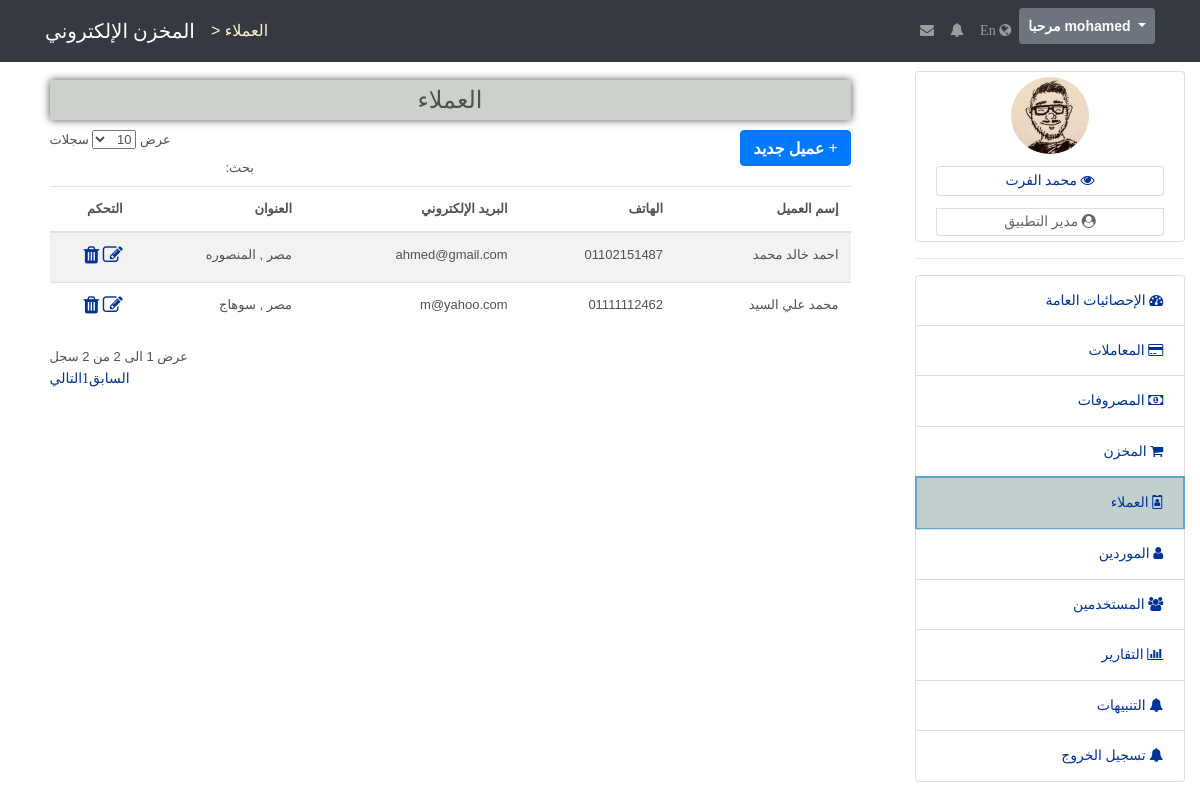
Screenshot of /clients (signed in) with the database file from the repository.
### tables this page shows
CREATE TABLE `app_clients` (
  `ClientId` int(10) UNSIGNED NOT NULL,
  `ClientName` varchar(30) NOT NULL,
  `ClientPhone` varchar(15) NOT NULL,
  `ClientEmail` varchar(30) NOT NULL,
  `ClientAddress` varchar(50) NOT NULL
);

### app/controllers/abstractcontroller.php (called while the page is built, shortened)
<?php
class AbstractController
{
    protected $_controller;
    protected $_action;
    protected $_template;
    protected $_registry;
    protected $_data = [];
    public function setController($controllerName){
        $this->_controller = $controllerName;
    }
    public function setAction($actionName){
        $this->_action = $actionName;
    }
    public function setTemplate($template){
        $this->_template = $template;
    }
    public function setRegistry($registry){
        $this->_registry = $registry;
    }
    protected function _view(){
        $view = VIEWS_PATH . $this->_controller . DS . $this->_action . '.view.php';
        $this->_data = array_merge($this->_data,$this->language->getDictionary());
        $this->_template->setRegistry($this->_registry);
        $this->_template->setActionViewFile($view);
        $this->_template->setAppData($this->_data);
        $this->_template->renderApp();
    }
}

### app/controllers/clientscontroller.php (called while the page is built, shortened)
<?php
class ClientsController extends AbstractController
{
    public function defaultAction()
    {
        $this->_data['clients'] = ClientsModel::getAll();
        $this->_view();
    }
}

### app/lib/frontcontroller.php (called while the page is built, shortened)
<?php
class FrontController
{
    private $_controller = 'index';
    private $_action     = 'default';
    private $_params     = array();
    private $_registry;
    private $_template;
    public function __construct(Template $template , Registry $registry , Authentication $auth)
    {
        $this->_template       = $template;
        $this->_registry       = $registry;
    }
    private function _parseUrl(){
        $url = explode('/',trim(parse_url($_SERVER['REQUEST_URI'],PHP_URL_PATH),'/'),3);
        if (isset($url[0]) && $url[0] != ''){
            $this->_controller = $url[0];
        }
    }
    public function dispatch(){
        $actionName = $this->_action .'Action';
        $controller = new $controllerClassName();
        $controller->setController($this->_controller);
        $controller->setAction($this->_action);
        $controller->setparams($this->_params);
        $controller->setTemplate($this->_template);
        $controller->setRegistry($this->_registry);
        $controller->$actionName();
    }
}

### public/index.php (called while the page is built, shortened)
<?php
require APP_PATH . DS . 'lib' . DS . 'autoload.php';
$session = new SessionManager();
$session->start();
$template_parts = require '..' . DS . 'app' . DS . 'config' . DS . 'templateconfig.php';
$template       = new Template($template_parts);
$language       = new Language();
$messenger      = Messenger::getInstance($session);
$authentication = Authentication::getInstance($session);
$registry = Registry::getInstance();
$registry->session   = $session;
$registry->language  = $language;
$registry->messenger = $messenger;
$frontController = new FrontController($template,$registry,$authentication);
$frontController->dispatch();

### app/lib/autoload.php (called while the page is built, shortened)
<?php
class Autoload
{
    public static function autoload($className){
        $className = str_replace('PHPMVC' , '' , $className);
        $className = str_replace('\\' , '/' , $className);
        $className = $className . '.php';
        $className = strtolower($className);
    }
}

### app/lib/database/databasehandler.php (called while the page is built, shortened)
<?php
abstract class DatabaseHandler
{
    public static function factory()
    {
        $driver = DATABASE_CONN_DRIVER;
        if ($driver == self::DATABASE_DRIVER_PDO) {
            return PDODatabaseHandler::getInstance();
        } elseif ($driver == self::DATABASE_DRIVER_MYSQLI) {
            return MySQLiDatabaseHandler::getInstance();
        }
    }
}

### app/lib/database/pdodatabasehandler.php (called while the page is built, shortened)
<?php
class PDODatabaseHandler extends DatabaseHandler
{
    private static $_instance;
    private static $_handler;
    public function __call($name,$arguments){
        return call_user_func_array(array(&self::$_handler, $name),$arguments);
    }
    protected static function init()
    {
        try{
            self::$_handler = new \PDO('mysql://hostname=' . DATABASE_HOST_NAME . ';dbname=' . DATABASE_DB_NAME,
                                        DATABASE_USERNAME,DATABASE_PASSWORD,
                array(\PDO::ATTR_ERRMODE => \PDO::ERRMODE_WARNING, \PDO::MYSQL_ATTR_INIT_COMMAND => 'SET NAMES UTF8'));
        }catch(\PDOException $e){
            echo 'Sorry your may not have access to the database server.';
        }
    }
    public static function getInstance()
    {
        if(self::$_instance === null){
            self::$_instance  = new self();
        }
        return self::$_instance;
    }
}

### app/models/abstractmodel.php (called while the page is built, shortened)
<?php
class AbstractModel
{
    public static function getAll()
    {
        $sql = 'SELECT * FROM ' . static::$tableName;
        $stmt = DatabaseHandler::factory()->prepare($sql);
        $stmt->execute();
        if(method_exists(get_called_class(), '__construct')) {
            $results = $stmt->fetchAll(\PDO::FETCH_CLASS | \PDO::FETCH_PROPS_LATE, get_called_class(), array_keys(static::$tableSchema));
        } else {
            $results = $stmt->fetchAll(\PDO::FETCH_CLASS, get_called_class());
        }
        return  (is_array($results) && !empty($results)) ? $results : false;
    }
}

### app/views/clients/default.view.php (the view)
<div class="main_div">
    <div class="show_info" style="width: 90%;">
        <table class="table table-striped custab data">
            <thead>
                <legend style="background: #cad2ca;padding: 10px;text-align: center; margin-bottom: 10px;box-shadow: 0 0 8px #574E4E;"> <?= $title ?> </legend>
                <a href="/clients/add" class="btn btn-primary btn-xs pull-right"><b>&plus;</b> <?= $text_add_client ?> </a>
                <tr>
                    <th> <?= $text_client_name ?> </th>
                    <th> <?= $text_client_phone ?> </th>
                    <th> <?= $text_client_email ?> </th>
                    <th> <?= $text_client_address ?> </th>
                    <th> <?= $text_options ?> </th>
                </tr>
            </thead>
            <tbody>
            <?php
            if ($clients !== false){
                foreach($clients as $client){
            ?>
                <tr>
                    <td><?= $client->ClientName?></td>
                    <td><?= $client->ClientPhone?></td>
                    <td><?= $client->ClientEmail?></td>
                    <td><?= $client->ClientAddress?></td>
                    <td>
                        <a href="/clients/edit/<?= $client->ClientId ?>"><i class="fa fa-edit" style="font-size:20px"></i></a>
                        <a href="/clients/delete/<?= $client->ClientId ?>" onclick="if(!confirm('<?= $text_delete_confirm ?>')) return false"><i class="fa fa-trash" style="font-size:20px"></i></a>
                    </td>
                </tr>
            <?php
                }
            }else{
            ?>
                <td colsapan="6"><p> <?= $text_no_data ?> </p></td>
            <?php
            }
            ?>
            </tbody>
        </table>
    </div>
</div>

### app/lib/template/template.php (shortened to what this page needs)
<?php
class Template
{
    private $_templateParts;
    private $_action_view;
    public function __construct(array $parts)
    {
        $this->_templateParts = $parts;
    }
    public function setActionViewFile($actionViewPath)
    {
        $this->_action_view = $actionViewPath;
    }
    private function renderTemplateHeaderStart()
    {
        require TEMPLATE_PATH . 'templateheaderstart.php';
    }
    private function renderTemplateHeaderEnd()
    {
        require TEMPLATE_PATH . 'templateheaderend.php';
    }
    private function renderTemplateFooter()
    {
        require TEMPLATE_PATH . 'templatefooter.php';
    }
    private function renderTemplateBlocks()
    {
        if(!array_key_exists('template',$this->_templateParts)){
            echo '
                    <div style="background: #ce5656;padding: 5px;text-align: center">
                        <h1> Sorry You Have To Define The Template Blocks :( </h1>
                    </div>
                ';
        }else{
            $parts = $this->_templateParts['template'];
            if(!empty($parts)){
                foreach($parts as $partKey => $file){
                    if($partKey === ':view'){
                        require $this->_action_view;
                    }else{
                        require $file;
                    }
                }
            }
        }
    }
    private function renderHeaderResources()
    {
        $output = '';
        if(!array_key_exists('header_resources',$this->_templateParts)){
            echo '
                    <div style="background: #ce5656;padding: 5px;text-align: center">
                        <h1> Sorry You Have To Define The Header Resources :( </h1>
                    </div>
                ';
        }else{
            $resources = $this->_templateParts['header_resources'];
            $css = $resources['css'];
            if(!empty($css)){
                foreach($css as $cssKey => $path){
                    $output .= '<link type="text/css" rel="stylesheet" href="' . $path . '">';
                }
            }
            $js = $resources['js'];
            if(!empty($js)){
                foreach($js as $jsKey => $path){
                    $output .= '<script  src="' . $path . '"></script>';
                }
            }
        }
        echo $output;
    }
    public function renderApp()
    {
        $this->renderHeaderResources();
        $this->renderTemplateBlocks();
    }
}

### public/css/mainar.css (style rules this page uses)
* { margin: 0px; padding: 0px; box-sizing: border-box; }
body, html { height: 100%; font-family: OpenSans-Regular, sans-serif; }
a { font-family: OpenSans-Regular; font-size: 14px; line-height: 1.7; color: #666666; margin: 0px; transition: all 0.4s; -webkit-transition: all 0.4s; -o-transition: all 0.4s; -moz-transition: all 0.4s; }
body { background-color: #fff; margin: 40px; font: 13px/20px normal Helvetica, Arial, sans-serif; color: #4F5155; }
table { direction: rtl; text-align: right; }
.show_info { direction: rtl; }
.btn { margin-bottom: 10px; }
.btn { font-weight: 700; height: 36px; -moz-user-select: none; -webkit-user-select: none; user-select: none; cursor: default; }

### public/css/style3.css (style rules this page uses)
body { background-color: #fff; margin: 40px; font: 13px/20px normal Helvetica, Arial, sans-serif; color: #4F5155; }
a { color: #003399; background-color: transparent; font-weight: normal; }
* { margin: 0; padding: 0; }
div.main_div { margin: 5px 0; padding: 0 5px; overflow: hidden; }
div.main_div div.show_info { margin: 1% auto; width: 600px; }

### public/css/shop-homepage.css (style rules this page uses)
body { padding-top: 56px; }

### rows the page displays
app_clients: ClientName "احمد خالد محمد", ClientPhone "01102151487", ClientEmail "ahmed@gmail.com", ClientAddress "مصر , المنصوره"
app_clients: ClientName "محمد علي السيد", ClientPhone "01111112462", ClientEmail "m@yahoo.com", ClientAddress "مصر , سوهاج"
